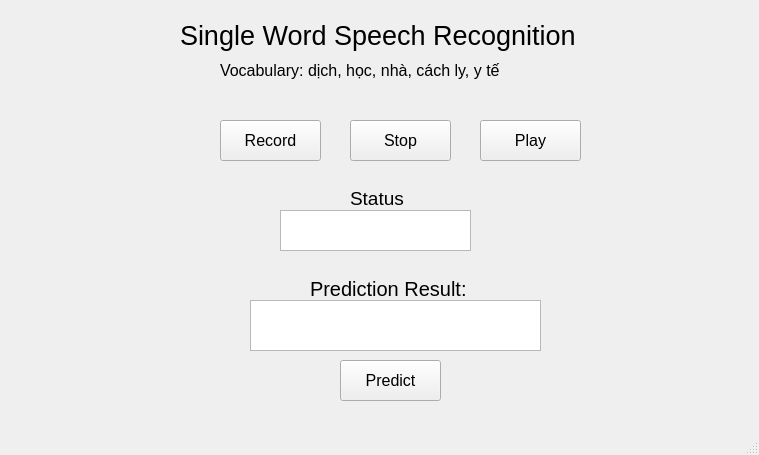
<?xml version="1.0" encoding="UTF-8"?>
<ui version="4.0">
 <class>MainWindow</class>
 <widget class="QMainWindow" name="MainWindow">
  <property name="geometry">
   <rect>
    <x>0</x>
    <y>0</y>
    <width>759</width>
    <height>455</height>
   </rect>
  </property>
  <property name="windowTitle">
   <string>MainWindow</string>
  </property>
  <widget class="QWidget" name="centralwidget">
   <widget class="QLabel" name="label">
    <property name="geometry">
     <rect>
      <x>180</x>
      <y>10</y>
      <width>401</width>
      <height>51</height>
     </rect>
    </property>
    <property name="font">
     <font>
      <pointsize>20</pointsize>
     </font>
    </property>
    <property name="text">
     <string>Single Word Speech Recognition</string>
    </property>
   </widget>
   <widget class="QLabel" name="label_2">
    <property name="geometry">
     <rect>
      <x>220</x>
      <y>60</y>
      <width>301</width>
      <height>21</height>
     </rect>
    </property>
    <property name="font">
     <font>
      <pointsize>12</pointsize>
     </font>
    </property>
    <property name="text">
     <string>Vocabulary: dịch, học, nhà, cách ly, y tế</string>
    </property>
   </widget>
   <widget class="QPushButton" name="record_but">
    <property name="geometry">
     <rect>
      <x>220</x>
      <y>120</y>
      <width>101</width>
      <height>41</height>
     </rect>
    </property>
    <property name="font">
     <font>
      <pointsize>12</pointsize>
     </font>
    </property>
    <property name="text">
     <string>Record</string>
    </property>
   </widget>
   <widget class="QTextBrowser" name="result_block">
    <property name="geometry">
     <rect>
      <x>250</x>
      <y>300</y>
      <width>291</width>
      <height>51</height>
     </rect>
    </property>
    <property name="font">
     <font>
      <pointsize>20</pointsize>
      <weight>75</weight>
      <bold>true</bold>
      <stylestrategy>PreferDefault</stylestrategy>
     </font>
    </property>
    <property name="html">
     <string>&lt;!DOCTYPE HTML PUBLIC &quot;-//W3C//DTD HTML 4.0//EN&quot; &quot;http://www.w3.org/TR/REC-html40/strict.dtd&quot;&gt;
&lt;html&gt;&lt;head&gt;&lt;meta name=&quot;qrichtext&quot; content=&quot;1&quot; /&gt;&lt;style type=&quot;text/css&quot;&gt;
p, li { white-space: pre-wrap; }
&lt;/style&gt;&lt;/head&gt;&lt;body style=&quot; font-family:'MS Shell Dlg 2'; font-size:20pt; font-weight:600; font-style:normal;&quot;&gt;
&lt;p align=&quot;center&quot; style=&quot;-qt-paragraph-type:empty; margin-top:0px; margin-bottom:0px; margin-left:0px; margin-right:0px; -qt-block-indent:0; text-indent:0px; font-family:'Ubuntu';&quot;&gt;&lt;br /&gt;&lt;/p&gt;&lt;/body&gt;&lt;/html&gt;</string>
    </property>
   </widget>
   <widget class="QLabel" name="label_4">
    <property name="geometry">
     <rect>
      <x>310</x>
      <y>280</y>
      <width>181</width>
      <height>17</height>
     </rect>
    </property>
    <property name="font">
     <font>
      <pointsize>15</pointsize>
     </font>
    </property>
    <property name="text">
     <string>Prediction Result:</string>
    </property>
   </widget>
   <widget class="QTextBrowser" name="status_block">
    <property name="geometry">
     <rect>
      <x>280</x>
      <y>210</y>
      <width>191</width>
      <height>41</height>
     </rect>
    </property>
    <property name="font">
     <font>
      <pointsize>12</pointsize>
     </font>
    </property>
    <property name="html">
     <string>&lt;!DOCTYPE HTML PUBLIC &quot;-//W3C//DTD HTML 4.0//EN&quot; &quot;http://www.w3.org/TR/REC-html40/strict.dtd&quot;&gt;
&lt;html&gt;&lt;head&gt;&lt;meta name=&quot;qrichtext&quot; content=&quot;1&quot; /&gt;&lt;style type=&quot;text/css&quot;&gt;
p, li { white-space: pre-wrap; }
&lt;/style&gt;&lt;/head&gt;&lt;body style=&quot; font-family:'MS Shell Dlg 2'; font-size:12pt; font-weight:400; font-style:normal;&quot;&gt;
&lt;p align=&quot;center&quot; style=&quot;-qt-paragraph-type:empty; margin-top:0px; margin-bottom:0px; margin-left:0px; margin-right:0px; -qt-block-indent:0; text-indent:0px; font-family:'Ubuntu';&quot;&gt;&lt;br /&gt;&lt;/p&gt;&lt;/body&gt;&lt;/html&gt;</string>
    </property>
   </widget>
   <widget class="QLabel" name="label_5">
    <property name="geometry">
     <rect>
      <x>350</x>
      <y>190</y>
      <width>67</width>
      <height>17</height>
     </rect>
    </property>
    <property name="font">
     <font>
      <pointsize>14</pointsize>
     </font>
    </property>
    <property name="text">
     <string>Status</string>
    </property>
   </widget>
   <widget class="QPushButton" name="stop_but">
    <property name="geometry">
     <rect>
      <x>350</x>
      <y>120</y>
      <width>101</width>
      <height>41</height>
     </rect>
    </property>
    <property name="font">
     <font>
      <pointsize>12</pointsize>
     </font>
    </property>
    <property name="text">
     <string>Stop</string>
    </property>
   </widget>
   <widget class="QPushButton" name="predict_but">
    <property name="geometry">
     <rect>
      <x>340</x>
      <y>360</y>
      <width>101</width>
      <height>41</height>
     </rect>
    </property>
    <property name="font">
     <font>
      <pointsize>12</pointsize>
     </font>
    </property>
    <property name="text">
     <string>Predict</string>
    </property>
   </widget>
   <widget class="QPushButton" name="play_but">
    <property name="geometry">
     <rect>
      <x>480</x>
      <y>120</y>
      <width>101</width>
      <height>41</height>
     </rect>
    </property>
    <property name="font">
     <font>
      <pointsize>12</pointsize>
     </font>
    </property>
    <property name="text">
     <string>Play</string>
    </property>
   </widget>
  </widget>
  <widget class="QMenuBar" name="menubar">
   <property name="geometry">
    <rect>
     <x>0</x>
     <y>0</y>
     <width>759</width>
     <height>21</height>
    </rect>
   </property>
  </widget>
  <widget class="QStatusBar" name="statusbar"/>
 </widget>
 <resources/>
 <connections/>
</ui>
